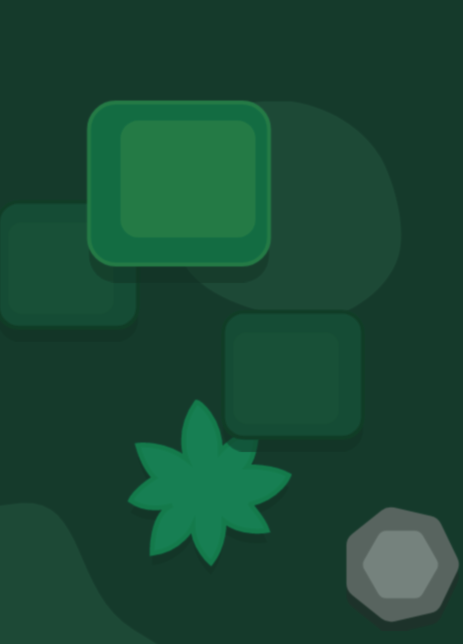
#> input picture images/starveio-example-objects.png, 463 x 644 px
$ python contour_detection.py   (older library calls are emulated)
#> lines starting #> are read from the running program, lines starting #| are printed output that depends on the picture; after the words box and inside, x2 and y2 are one past the last pixel; in counts of white or black regions, pixels touching at a corner belong together
import cv2
import numpy as np

class Images():
    def __init__(self):
        self.image_list = {}

    def add_to_image_list(self, name, image):
        self.image_list[name] = np.copy(image)
        return image

    def show_image(self, name, image):
        print('showing image:', name)
        cv2.imshow(name, image)
        cv2.waitKey(0)

    def show_multiple_images(self, names):
        '''
        Params:
            names - a tuple of names
        '''
        def get_value(name):
            return self.image_list[name]

        images = tuple(map(get_value, names))
        combo = np.concatenate(images, axis=1)
        self.show_image('-'.join(names), combo)

if __name__ == '__main__':
    i = Images()
    # original
    image = i.add_to_image_list('original',
                                cv2.imread('../images/starveio-example-objects.png'))
#> image is the input picture: shape (644, 463, 3); mean B, G, R 51.7, 72.5, 25.6
    # convert to gray
    image = i.add_to_image_list('grayscale',
                                cv2.cvtColor(image, cv2.COLOR_RGB2GRAY))
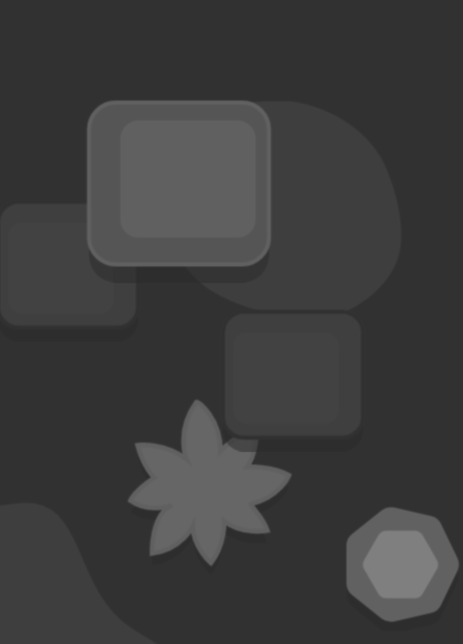
#> image: shape (644, 463); min 45, max 127, mean 60.7
    # threshold to get better grayscale
    # I manually found to use 62 to capture the trees but not the ground spots
    image = i.add_to_image_list('threshold',
                                cv2.threshold(image, 62, 255, cv2.THRESH_BINARY)[1])
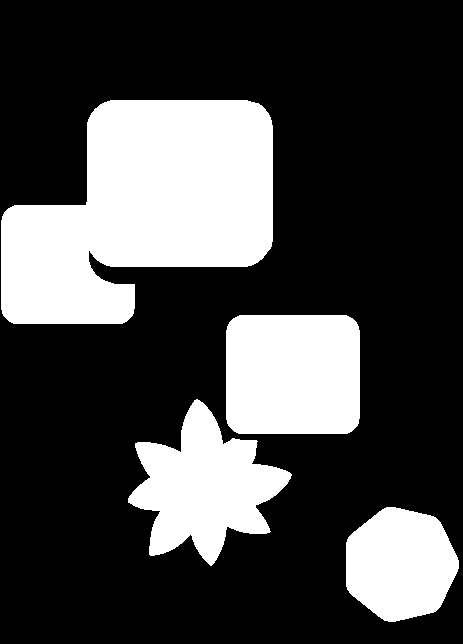
#> image: shape (644, 463); 27.6% white; 4 white regions
    # find all contours
    _, contours, hierarchy = cv2.findContours(image,
                                              cv2.RETR_TREE,
                                              cv2.CHAIN_APPROX_SIMPLE)
#> contours = 4 contours; box (x1, y1, x2, y2) and area: (1, 100, 273, 324) 42044, (226, 315, 360, 434) 15449, (128, 399, 292, 566) 13791, (346, 507, 459, 622) 9795
    image = i.add_to_image_list('contours',
                                cv2.drawContours(image,
                                                 contours,
                                                 -1,        # which contours to draw
                                                 (124,252,124), # color of drawn lines
                                                 2))        # thickness of drawn lines
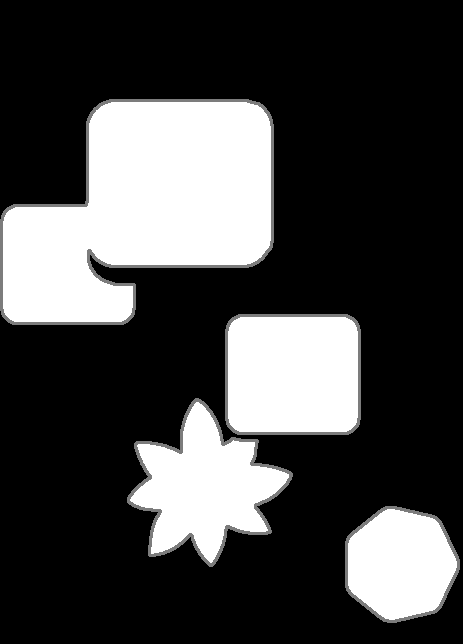
#> image: shape (644, 463); 2.74% of pixels changed, all inside (x1, y1, x2, y2) = (0, 99, 460, 623)

    i.show_multiple_images(('grayscale', 'threshold', 'contours'))
#> in show_multiple_images, `combo = np.concatenate(images, axis=1)`:
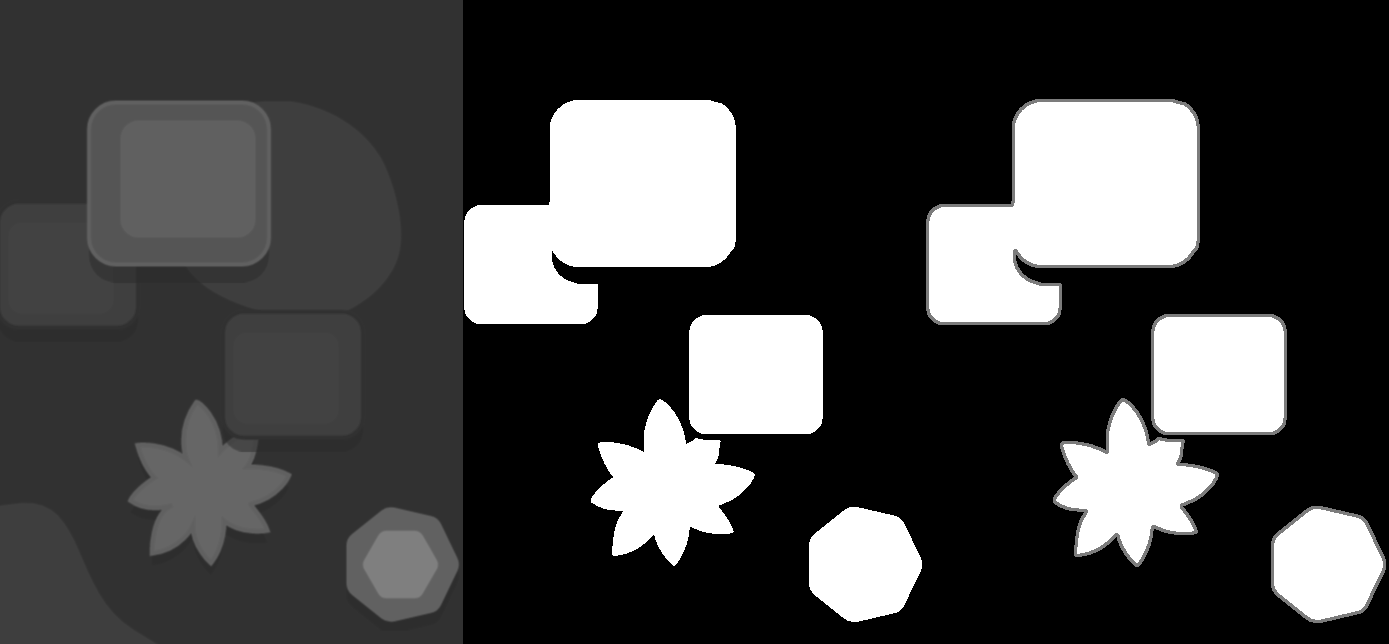
#> combo: shape (644, 1389); min 0, max 255, mean 66.8

$ run again, with images/dark-tree.png copied over images/starveio-example-objects.png
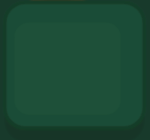
#> input picture images/dark-tree.png, 150 x 140 px
#> image is the input picture: shape (140, 150, 3); mean B, G, R 52.7, 73.7, 27
#> `image = i.add_to_image_list('threshold', cv2.threshold(image, 62, 255,..`:
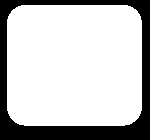
#> image: shape (140, 150); 76.3% white; 1 black region
#> contours = 1 contour; box (x1, y1, x2, y2) and area: (7, 5, 142, 126) 15793
#> in show_multiple_images, `combo = np.concatenate(images, axis=1)`:
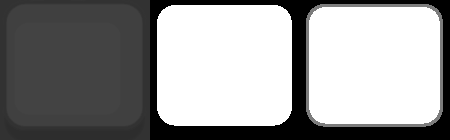
#> combo: shape (140, 450); min 0, max 255, mean 149.4

$ run again, with images/rock.png copied over images/starveio-example-objects.png
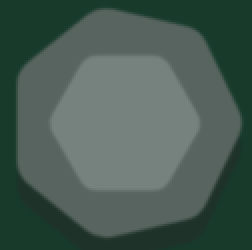
#> input picture images/rock.png, 126 x 125 px (shown 2 times larger)
#> image is the input picture: shape (125, 126, 3); mean B, G, R 82.8, 91, 71.2
#> `image = i.add_to_image_list('threshold', cv2.threshold(image, 62, 255,..`:
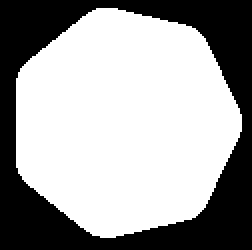
#> image: shape (125, 126) (shown 2 times larger); 63.2% white; 1 black region
#> contours = 1 contour; box (x1, y1, x2, y2) and area: (8, 4, 121, 119) 9796
#> in show_multiple_images, `combo = np.concatenate(images, axis=1)`:
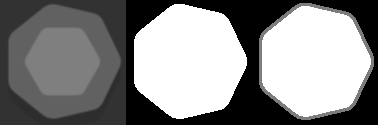
#> combo: shape (125, 378); min 0, max 255, mean 135.4
